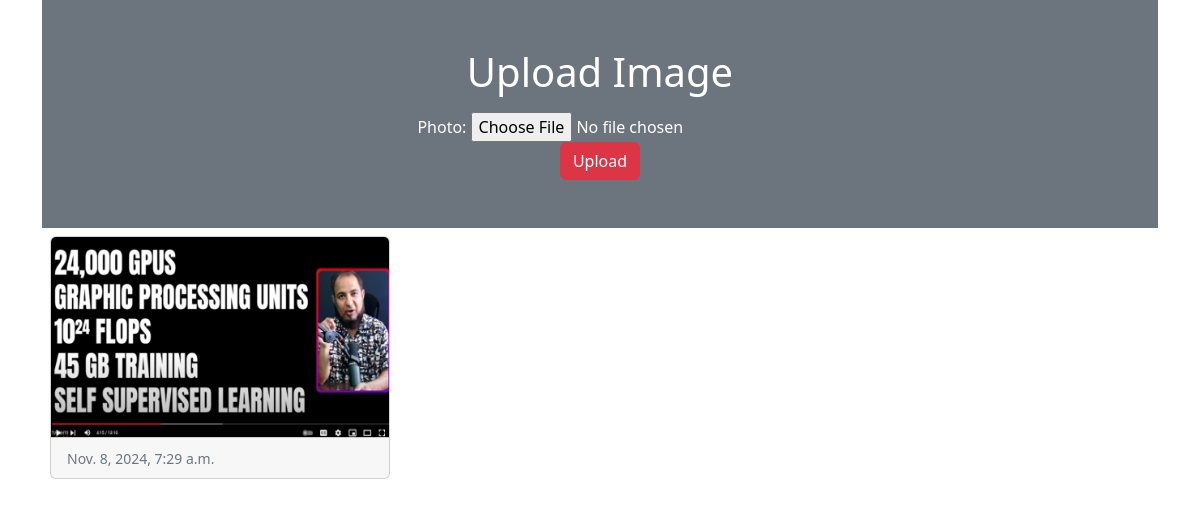
/, run on an earlier commit of the app's database.
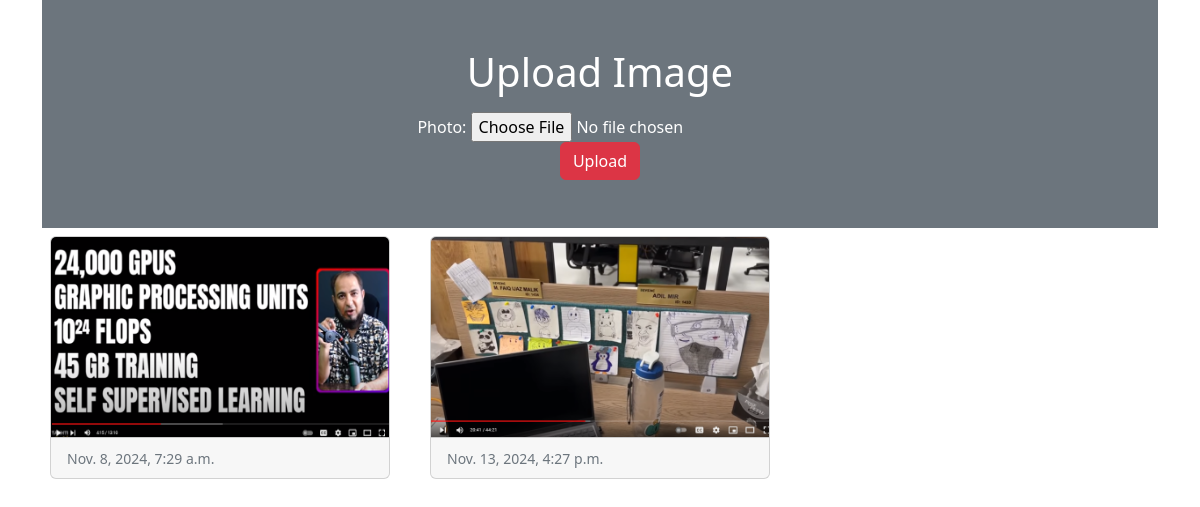
And on a later commit of the database.
### myapp/models.py (models this page shows)
class Image(models.Model):
    photo = models.ImageField(upload_to="myimage")
    date = models.DateTimeField(auto_now_add=True)

### myapp/views.py (the view)
# urls.py: path('', views.home),  # This is the path for your home page
def home(request):
    if request.method == "POST":
        form = ImageForm(request.POST, request.FILES)
        if form.is_valid():
            form.save()
    img= Image.objects.all()
    form = ImageForm()
    return render(request, 'myapp/home.html', {'img': img, 'form': form})

### myapp/forms.py
class ImageForm(forms.ModelForm):
    class Meta:
        model= Image
        fields = '__all__'

### myapp/templates/myapp/home.html (shortened to what this page needs)
<!doctype html>
<html lang="en">
<head>
  <link href="https://cdn.jsdelivr.net/npm/bootstrap@5.2.3/dist/css/bootstrap.min.css" rel="stylesheet">
</head>
<body>
  <div class="container">
    <div class="py-5 text-center bg-secondary text-white fade-in-up" id="upload-form">
      <h1 class="mb-3">Upload Image</h1>
      <form action="" method="post" enctype="multipart/form-data">
        {{form}}
        <input type="submit" class="btn btn-danger" value="Upload">
      </form>
    </div>
     <div class="row">
     {% for x in img %}
      <div class="col-sm-4">
      <div class="card m-2 ">
      <img src="{{x.photo.url}}" alt="" class="card-img-top" height=" 200px">
      <div class="card-footer">
      <small class="text-muted ">{{x.date}}</div></small>
        </div>
      </div>
     {% endfor %}
     </div>
  </div>
</body>
</html>

What changed in the data, as far as the page shows it:
added Image: photo (picture), date "Nov. 13, 2024, 4:27 p.m."
